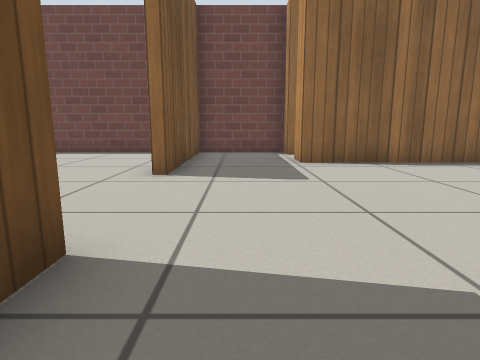
[1] (above)

22 first-person views from a walk through a robot-simulator world made for Gazebo. The camera is 0.5 m above the floor, tilts 10° down and sees 75° across. The floor is counted in squares, 0.5 m on a side. Each view is taken from the middle of a square. On the plan, view 1 faces up. The plan holds only what a view shows up to about 12 squares ahead; the rest is blank. Simple patterns stand in for the simulator's built-in surfaces.

[2]
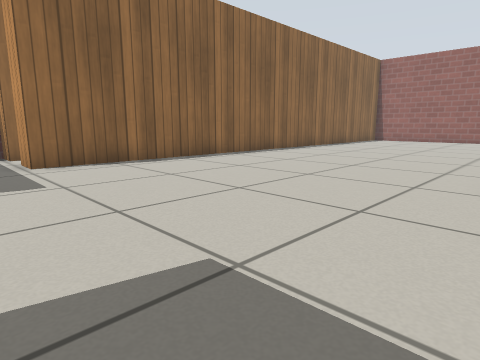

[3]
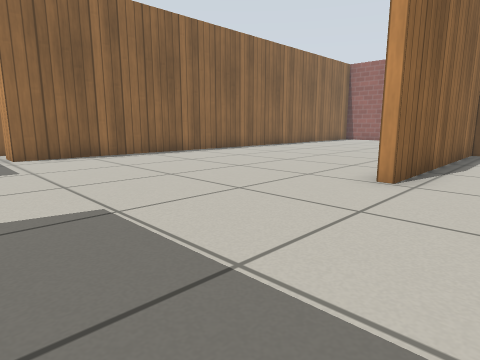

[4]
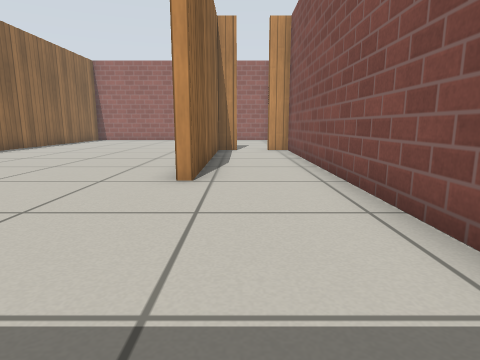

[5]
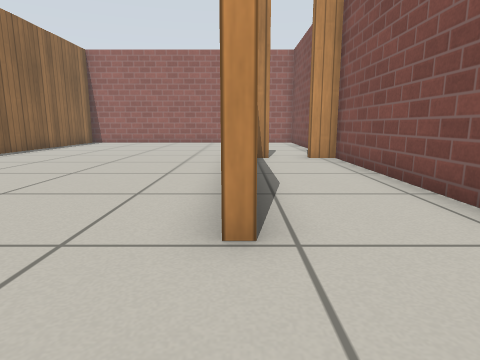

[6]
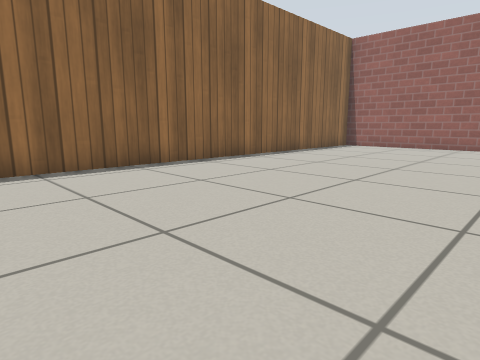

[7]
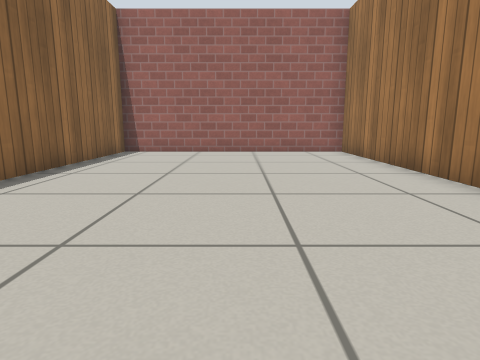

[8]
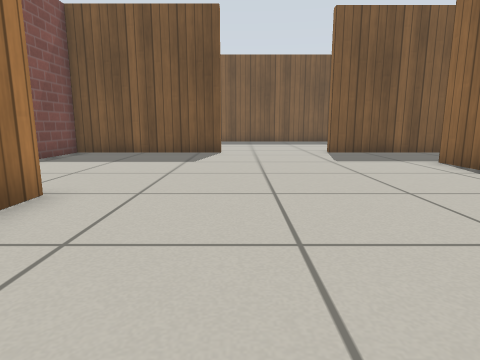

[9]
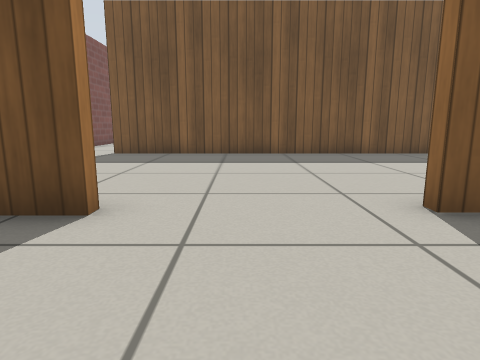

[10]
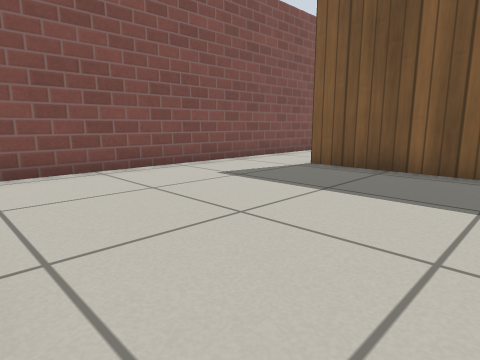

[11]
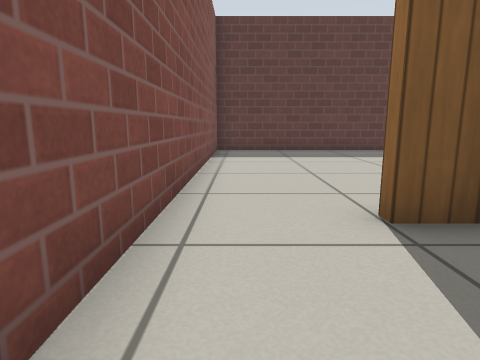

[12]
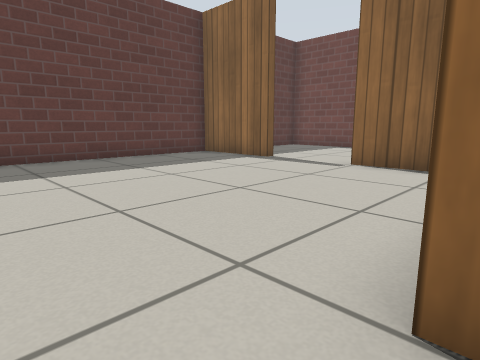

[13]
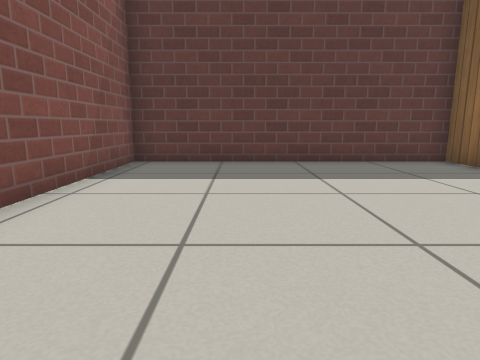

[14]
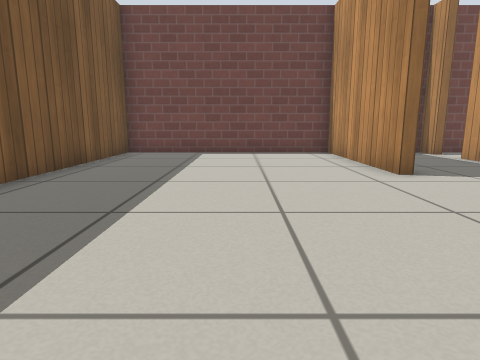

[15]
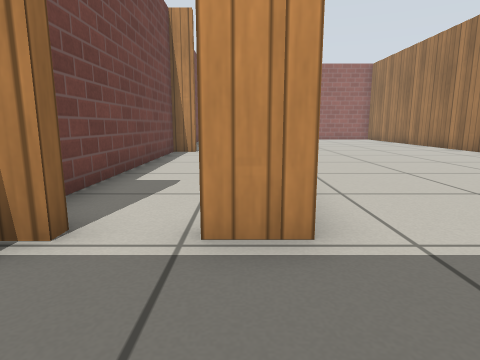

[16]
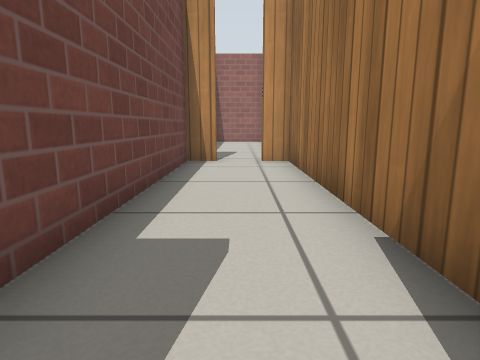

[17]
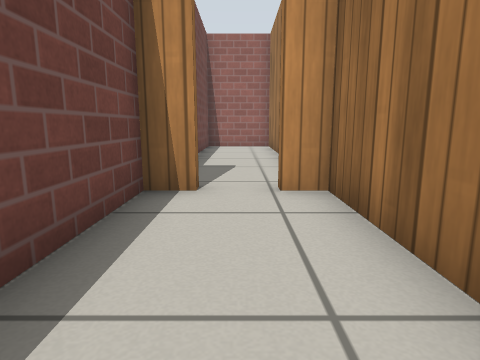

[18]
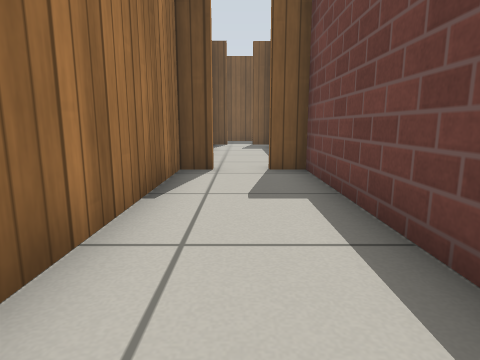

[19]
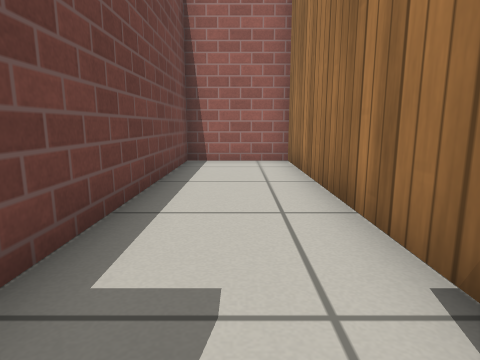

[20]
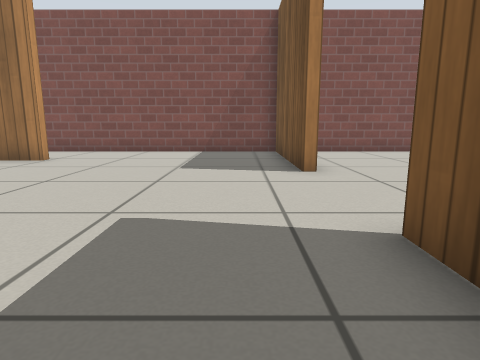

[21]
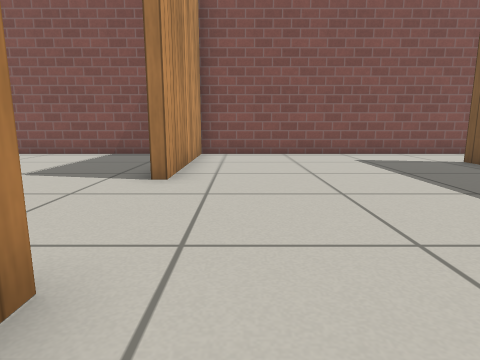

[22]
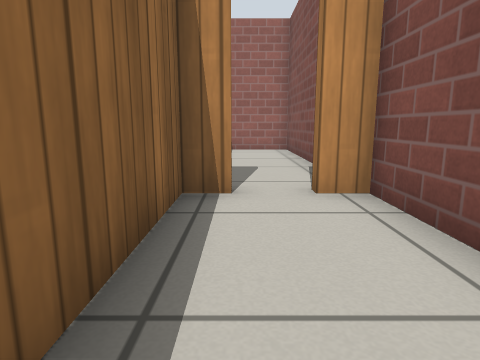

### Floor plan
Ten units are one square. View 1 is at (0, 0); x grows to the right and y downward. Boxes are objects, and circles mark ways between rooms. Rooms are numbered by the first view taken in them; rooms with no view inside come last. Other rooms are left out.
<svg viewBox="-191 -120 404 154">
<path fill="none" stroke="#000" d="M105 -2 116 -2M125 10 125 1 56 1 56 -2 69 -2M139 -2 208 -2 208 -83 16 -83 16 -94M-18 -23 -14 -23 -14 29 125 29 125 21M-14 -95 -14 -63 -18 -63M-18 -63 -18 -115 -91 -115 -91 5M-95 29 -18 29 -18 -23M-154 -56 -186 -56 -186 29 -95 29M-108 -56 -126 -56M36 -86 107 -86 107 -94M20 -106 16 -106M107 -106 107 -115 24 -115M107 -94 110 -94 110 -86 208 -86 208 -115 110 -115 110 -106 107 -106M161 29 206 29M16 -106 16 -115 -14 -115 -14 -95"/>
<circle cx="-28" cy="-45" r="3" fill="#2a7"/>
<circle cx="130" cy="15" r="3" fill="#2a7"/>
<circle cx="0" cy="-85" r="3" fill="#2a7"/>
<circle cx="-90" cy="15" r="3" fill="#2a7"/>
<circle cx="110" cy="-100" r="3" fill="#2a7"/>
<circle cx="20" cy="-100" r="3" fill="#2a7"/>
<text x="80" y="-30">1</text>
<text x="-50" y="-40">2</text>
<text x="-140" y="-20">3</text>
<text x="60" y="-100">4</text>
<text x="160" y="-100">5</text>
<text x="170" y="10">6</text>
<text x="0" y="-110">7</text>
</svg>
Room 1 opens to room 2. Room 1 opens to room 6. Room 1 opens to room 7. Room 2 opens to room 3. Room 4 opens to room 5. Room 4 opens to room 7.

Where each view was taken, in squares from view 1:
view 1: 0 up, 0 right, facing up
view 2: 0 up, 0 right, facing up-right
view 3: 2 down, 0 right, facing up-right
view 4: 1 down, 0 right, facing right
view 5: 0 up, 3 right, facing right
view 6: 1 up, 6 right, facing up-right
view 7: 4 up, 9 right, facing right
view 8: 3 up, 10 right, facing left
view 9: 4 up, 2 right, facing left
view 10: 4 up, 2 left, facing down-left
view 11: 2 down, 6 left, facing left
view 12: 2 down, 9 left, facing up-left
view 13: 0 up, 10 left, facing left
view 14: 0 up, 5 left, facing up
view 15: 9 up, 1 left, facing right
view 16: 10 up, 2 right, facing right
view 17: 10 up, 6 right, facing right
view 18: 10 up, 18 right, facing left
view 19: 10 up, 12 right, facing right
view 20: 9 up, 0 right, facing down
view 21: 8 up, 3 left, facing down
view 22: 1 down, 8 right, facing right
